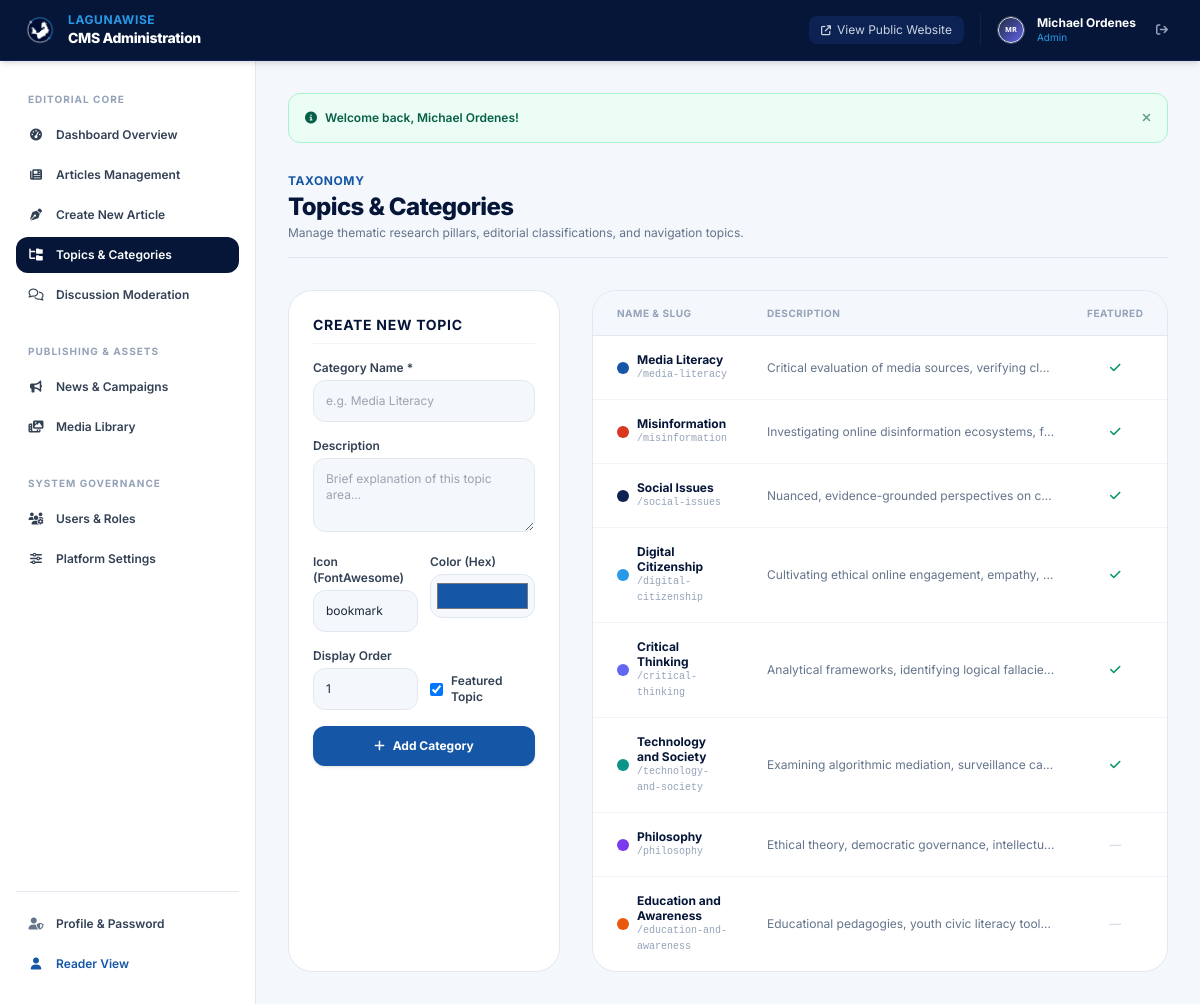
/admin/categories.php (signed in), run on the app's committed database.
### tables this page shows
CREATE TABLE `users` (
    `id` INT UNSIGNED AUTO_INCREMENT PRIMARY KEY,
    `name` VARCHAR(100) NOT NULL,
    `username` VARCHAR(50) NOT NULL UNIQUE,
    `email` VARCHAR(150) NOT NULL UNIQUE,
    `password_hash` VARCHAR(255) NOT NULL,
    `bio` TEXT NULL,
    `avatar` VARCHAR(255) NULL DEFAULT 'assets/images/default-avatar.svg',
    `status` ENUM('active', 'inactive', 'suspended') NOT NULL DEFAULT 'active',
    `must_change_password` TINYINT(1) NOT NULL DEFAULT 0,
    `last_login_at` DATETIME NULL,
    `created_at` TIMESTAMP DEFAULT CURRENT_TIMESTAMP,
    `updated_at` TIMESTAMP DEFAULT CURRENT_TIMESTAMP ON UPDATE CURRENT_TIMESTAMP,
    INDEX `idx_users_email` (`email`),
    INDEX `idx_users_username` (`username`),
    INDEX `idx_users_status` (`status`)
);

CREATE TABLE `categories` (
    `id` INT UNSIGNED AUTO_INCREMENT PRIMARY KEY,
    `name` VARCHAR(100) NOT NULL UNIQUE,
    `slug` VARCHAR(120) NOT NULL UNIQUE,
    `description` TEXT NULL,
    `icon` VARCHAR(50) NULL DEFAULT 'book-open',
    `color_hex` VARCHAR(20) NULL DEFAULT '#1557A6',
    `is_featured` TINYINT(1) NOT NULL DEFAULT 0,
    `display_order` INT NOT NULL DEFAULT 0,
    `created_at` TIMESTAMP DEFAULT CURRENT_TIMESTAMP,
    INDEX `idx_categories_slug` (`slug`)
);

### admin/categories.php (the view, shortened to what the rows shown need)
<?php
require_role(['super_admin', 'admin']);
$db = Database::getConnection();
$categories = $db->query("
    SELECT c.*, COUNT(ac.article_id) AS article_count
    FROM categories c
    LEFT JOIN article_categories ac ON c.id = ac.category_id
    GROUP BY c.id
    ORDER BY c.display_order ASC, c.name ASC
")->fetchAll();
require_once __DIR__ . '/includes/admin-header.php';
?>
<div class="flex flex-col sm:flex-row sm:items-center justify-between gap-4 pb-4 border-b border-slate-200">
    <div>
        <h1 class="text-2xl font-extrabold text-navy-900 tracking-tight">Topics &amp; Categories</h1>
    </div>
</div>
<div class="grid grid-cols-1 lg:grid-cols-12 gap-8">
    <div class="lg:col-span-4 bg-white p-6 rounded-3xl border border-slate-200 shadow-xs space-y-4">
        <h2 class="text-sm font-bold text-navy-900 uppercase tracking-wider pb-2 border-b border-slate-100">
            Create New Topic
        </h2>
    </div>
    <div class="lg:col-span-8 bg-white rounded-3xl border border-slate-200 shadow-xs overflow-hidden">
        <div class="overflow-x-auto">
            <table class="w-full text-left border-collapse text-xs">
                <thead>
                    <tr class="bg-surface text-slate-400 uppercase tracking-wider font-bold text-[10px] border-b border-slate-200">
                        <th class="py-3.5 px-6">Name &amp; Slug</th>
                        <th class="py-3.5 px-4">Description</th>
                        <th class="py-3.5 px-4 text-center">Featured</th>
                        <th class="py-3.5 px-4 text-center">Articles</th>
                    </tr>
                </thead>
                <tbody class="divide-y divide-slate-100 text-slate-700">
                    <?php foreach ($categories as $cat): ?>
                        <tr class="hover:bg-slate-50 transition">
                            <td class="py-4 px-6 font-bold text-navy-900">
                                <div class="flex items-center gap-2">
                                    <span class="w-3 h-3 rounded-full shrink-0" style="background-color: <?= e($cat['color_hex'] ?? '#1557A6') ?>"></span>
                                    <div>
                                        <p class="leading-tight"><?= e($cat['name']) ?></p>
                                        <p class="text-[10px] text-slate-400 font-mono font-normal">/<?= e($cat['slug']) ?></p>
                                    </div>
                                </div>
                            </td>
                            <td class="py-4 px-4 text-slate-500 max-w-xs truncate">
                                <?= e($cat['description']) ?>
                            </td>
                            <td class="py-4 px-4 text-center">
                                <?= $cat['is_featured'] ? '<span class="text-emerald-600 font-bold"><i class="fa-solid fa-check"></i></span>' : '<span class="text-slate-300">—</span>' ?>
                            </td>
                            <td class="py-4 px-4 text-center font-bold">
                            </td>
                        </tr>
                    <?php endforeach; ?>
                </tbody>
            </table>
        </div>
    </div>
</div>
<?php require_once __DIR__ . '/includes/admin-footer.php'; ?>

### admin/includes/admin-header.php (shortened to what the rows shown need)
<?php
$currentUser = current_user();
?>
<!DOCTYPE html>
<html lang="en">
<head>
    <link rel="stylesheet" href="https://cdnjs.cloudflare.com/ajax/libs/font-awesome/6.4.2/css/all.min.css">
    <script src="https://cdn.tailwindcss.com"></script>
</head>
<body class="bg-surface text-slate-800 antialiased font-sans min-h-screen flex flex-col">
    <header class="bg-navy-900 text-white sticky top-0 z-40 border-b border-navy-800 shadow-md">
        <div class="px-4 sm:px-6 py-3 flex items-center justify-between">
            <div class="flex items-center gap-4 text-xs">
                <div class="flex items-center gap-3 border-l border-navy-800 pl-4">
                    <img src="<?= asset($currentUser['avatar'] ?? 'assets/images/default-avatar.svg') ?>"
                         alt="<?= e($currentUser['name']) ?>"
                         class="w-7 h-7 rounded-full object-cover border border-slate-600">
                    <div class="hidden md:block text-left">
                        <p class="font-bold text-white text-xs leading-none"><?= e($currentUser['name']) ?></p>
                        <p class="text-[10px] text-lwblue-light capitalize leading-tight mt-0.5"><?= e(str_replace('_', ' ', $currentUser['primary_role'])) ?></p>
                    </div>
                    <a href="<?= url('auth/logout.php') ?>" class="p-2 text-slate-400 hover:text-rose-400" title="Log Out">
                        <i class="fa-solid fa-arrow-right-from-bracket"></i>
                    </a>
                </div>
            </div>
        </div>
    </header>
    <div class="flex-1 flex overflow-hidden">
        <main class="flex-1 overflow-y-auto p-4 sm:p-8 bg-surface">
            <div class="max-w-7xl mx-auto space-y-8">

### data on the page
users: avatar (picture), name "Michael Ordenes"
categories: name "Media Literacy", slug "media-literacy", description "Critical evaluation of media sources, verifying cl…", is_featured 1 (drawn)
categories: name "Misinformation", slug "misinformation", description "Investigating online disinformation ecosystems, f…", is_featured 1 (drawn)
categories: name "Social Issues", slug "social-issues", description "Nuanced, evidence-grounded perspectives on c…", is_featured 1 (drawn)
categories: name "Digital Citizenship", slug "digital-citizenship", description "Cultivating ethical online engagement, empathy,…", is_featured 1 (drawn)
categories: name "Critical Thinking", slug "critical-thinking", description "Analytical frameworks, identifying logical fallacie…", is_featured 1 (drawn)
categories: name "Technology and Society", slug "technology-and-society", description "Examining algorithmic mediation, surveillance ca…", is_featured 1 (drawn)
categories: name "Philosophy", slug "philosophy", description "Ethical theory, democratic governance, intellectu…"
categories: name "Education and Awareness", slug "education-and-awareness", description "Educational pedagogies, youth civic literacy tool…"

### other printed values
str_replace('_', ' ', $currentUser['primary_role']) "Admin"
$f['message'] "Welcome back, Michael Ordenes!"
